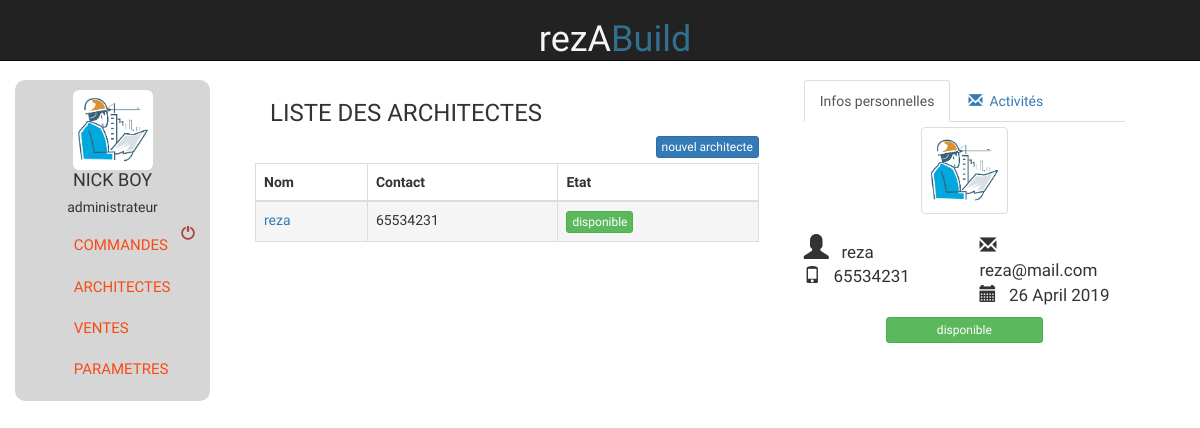
The page /admin/architecte.php?detail=10 (signed in) on the database its author committed.
### tables this page shows
CREATE TABLE IF NOT EXISTS `user` (
  `id_user` int(3) NOT NULL AUTO_INCREMENT,
  `nom_user` varchar(100) NOT NULL,
  `email_user` varchar(50) NOT NULL,
  `mdp_user` varchar(50) NOT NULL,
  `privilege_user` varchar(30) NOT NULL,
  `etat_user` int(1) NOT NULL,
  `attribut_user` int(1) NOT NULL DEFAULT '0',
  `contact_user` varchar(12) NOT NULL,
  `photo_user` varchar(50) NOT NULL,
  `date_user` date NOT NULL DEFAULT '2019-01-01',
  PRIMARY KEY (`id_user`)
);

### function.php (called while the page is built, shortened)
<?php
function dcomplete2($date){
    @list ( $an , $mois ,$jours) = split("[-./]",$date);
    return strftime("%d %B %Y",mktime(0,0,0,$mois,$jours,$an));
}
?>

### admin/architecte.php (the view, shortened to what this page needs)
<?php
require ("../function.php");
if (isset($_GET["detail"])) {
    $detail=$_GET["detail"];
}
?>
<!DOCTYPE html>
<html>
<head>
    <link rel="stylesheet" type="text/css" href="../bootstrap/css/bootstrap.min.css">
    <link rel="stylesheet" type="text/css" href="styles.css">
</head>
<body style="background='white;'">
<header class="header-fixed">
    <nav class="navbar navbar-inverse navbar-fixed-top" id="menu" style="margin-bottom:130px;">
        <div class="container">
            <div class="container">
                    <a href="index.php"><h1 class="monlogo" style="text-align: center;">rezA<span id="bleu">Build</span></h1></a>
            </div>
        </div>
    </nav>
</header>
<div class="container-fluid" style="margin-top:80px;">
        <?php require ("menu.php"); ?>
    <div class=" col-md-10">
        <div class="col-md-12">
            <div class="col-lg-7 col-md-7 col-sm-12 col-xs-12">
                <div class="col-md-12">
                <h3 class="text-uppercase">Liste des architectes</h3>
                </div>
                  	<a class="btn btn-primary btn-xs pull-right" href="javascript:;" data-toggle="modal" data-target="#monmodal3" style="margin-bottom:5px;">
                          nouvel architecte
                    </a>
                <table class="table table-bordered table-responsive table-bordered">
                    <thead>
                        <tr>
                            <th>Nom </th>
                            <th>Contact</th>
                            <th>Etat </th>
                        </tr>
                    </thead>
                    <tbody>
                    <?php
                    $db=Database::connect();
                    $req_affiche=$db->query("SELECT * FROM user WHERE privilege_user='architecte' ");
                    while ($row=$req_affiche->fetch()){
                    $id_user=$row["id_user"];
                    $nom_user=$row["nom_user"];
                    $contact_user=$row["contact_user"];
                    $etat_user=$row["etat_user"];
                    ?>
                        <tr class="<?php if (isset($_GET["detail"]) and $_GET["detail"]==$id_user) {echo "active"; } ?> ">
                            <td>
                                <a href="?detail=<?php echo $id_user; ?>" alt="voir les détails"><?php echo $nom_user; ?></a>
                            </td>
                            <td><?php echo $contact_user; ?></td>
                            <td>
                                <?php if ($etat_user==0) {?>
                                    <button class="btn btn-success btn-xs">
                                    disponible
                                </button>
                            <?php }elseif($etat_user==1) { ?>
                                <button class="btn btn-danger btn-xs">
                                    indisponible
                                </button>
                            <?php } ?>
                            </td>
                        </tr>
                    <?php } ?>
                    </tbody>
                </table>
            </div>
            <div class="col-lg-5 col-md-5 col-sm-12 col-xs-12">
                <?php if (isset($_GET["detail"])) {
                    $db=Database::connect();
                    $req_detail=$db->query("SELECT * FROM user WHERE id_user='$detail' ");
                    $row=$req_detail->fetch();
                    $nom_detail=$row["nom_user"];
                    $contact_detail=$row["contact_user"];
                    $email_detail=$row["email_user"];
                    $etat_detail=$row["etat_user"];
                    $date_detail=$row["date_user"];
                    ?>
<div class="col-md-12 tab-style-1">
            <ul class="nav nav-tabs">
              <li class="active"><a href="#tab-1" data-toggle="tab">Infos personnelles</a></li>
              <li><a href="#tab-2" data-toggle="tab"><span class="glyphicon glyphicon-envelope"></span>&nbsp;	Activités</a></li>
            </ul>
            <div class="tab-content">
              <div class="tab-pane row fade in active" id="tab-1">
                  <div class="col-md-4 col-md-offset-4" style="margin-top:5px;s">
                      <img class="img-responsive thumbnail" src="../img/logo.png" alt="">
                  </div>
                  <div class="col-md-6" style="font-size:17px;">
                      <span class="glyphicon glyphicon-user"></span> &nbsp; <?php echo $nom_detail ?> <br>
                      <span class="glyphicon glyphicon-phone"></span> &nbsp; <?php echo $contact_detail ?>
                  </div>
                  <div class="col-md-6" style="font-size:17px;">
                      <span class="glyphicon glyphicon-envelope"></span> &nbsp; <?php echo $email_detail ?> <br>
                      <span class="glyphicon glyphicon-calendar"></span> &nbsp; <?php echo dcomplete2($date_detail) ?>
                  </div>
                  <div class="col-md-12" style="text-align:center; margin-top:10px;" >
                  <?php if ($etat_detail==0) {?>
                                    <button class="btn btn-success btn-xs" style="padding:3px 50px;">
                                    disponible
                                </button>
                            <?php }elseif($etat_detail==1) { ?>
                                <button class="btn btn-danger btn-xs" style="padding:3px 50px;">
                                    indisponible
                                </button>
                           <?php } ?>
                  </div>
              </div>
            </div>
          </div>
               <?php } if (!isset($_GET["detail"])) { ?>
               <?php } ?>
            </div>
        </div>
    </div>
</div>
</body>
</html>

### admin/styles.css (style rules this page uses)
body { box-sizing: border-box; font-family: 'Crete round', Sans-serif; background-size: contain; }
a { text-decoration: none; }
.monlogo { color: whitesmoke; }
#bleu { color: #31708f; }
header nav { height:61px; background-color: #1b6d85; }
.glyphicon-user { font-size: 25px }

### rows shown on the page
user: nom_user "reza", contact_user "65534231", etat_user "disponible", email_user "reza@mail.com"

### other values the page prints
$nom_user "NICK BOY"
$privilege_user "administrateur"
